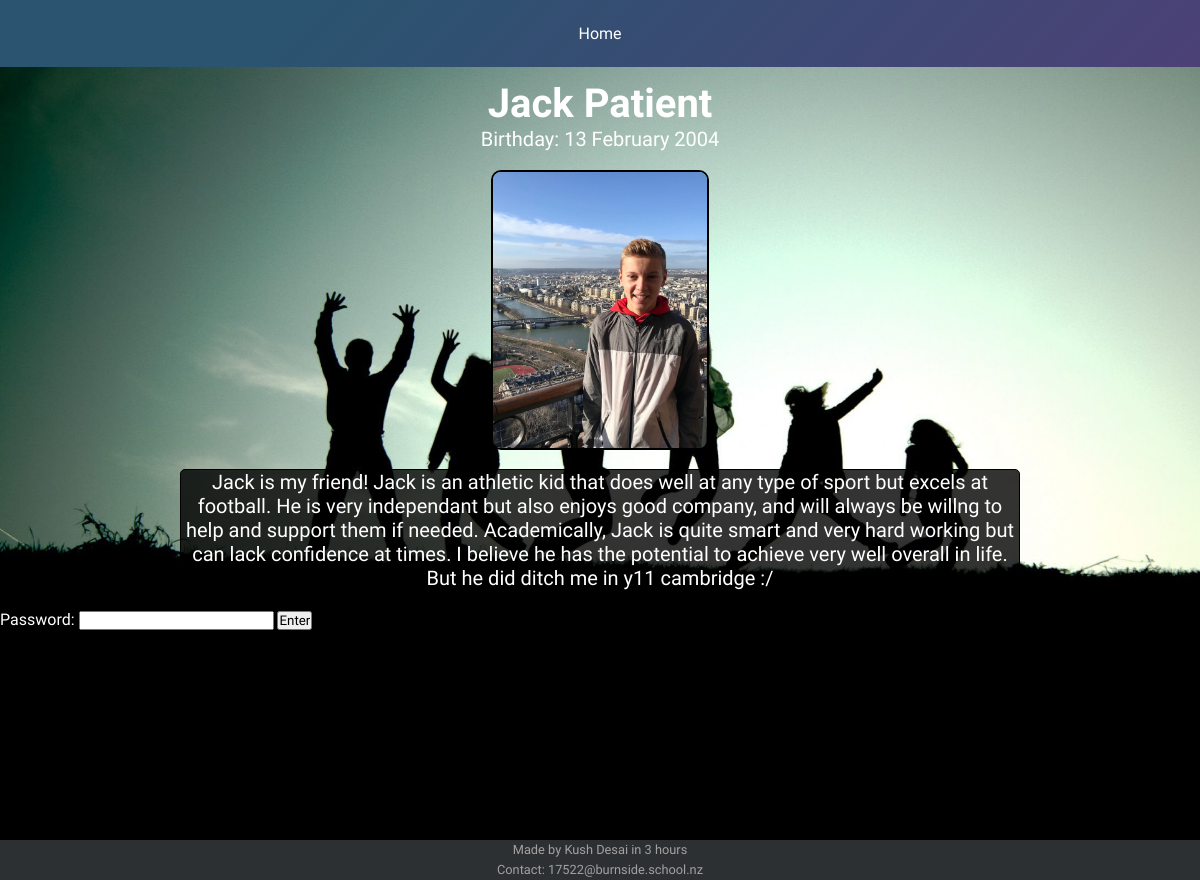
The app's page /friend/1 with its own data.
### tables this page shows
CREATE TABLE friend (id INTEGER PRIMARY KEY AUTOINCREMENT, name STRING, description TEXT, password STRING, message TEXT, image STRING, birthday STRING);

### main.py (the view, shortened to what this page needs)
@app.route('/friend/<int:id>', methods=['POST','GET'])
def friend(id):
    q = "SELECT * FROM Friend WHERE id = ?"
    val = (id, )
    friend = connect(q, val, single = True)
    print(friend)
    hidden = [""]
    return render_template('friend.html', friend = friend, hidden = hidden[0])

### main.py (called while the page is built)
@app.context_processor
def context_processor():
    return dict(title = app.config['TITLE'])

def connect(query, val = tuple(''), single = False):
    conn = sqlite3.connect(app.config['DATABASE'])
    cur = conn.cursor()
    if val:
        cur.execute(query, val)
    else:
        cur.execute(query)
    result = cur.fetchone() if single else cur.fetchall()
    conn.close()
    return result

### templates/friend.html (shortened to what this page needs)
{% extends 'layout.html' %} {% block content %}
<div class = 'friend'>
  <h1>{{ friend[1] }}</h1>
  <p>Birthday: {{friend[6]}}</p>
  <br>
  <img src = '{{ friend[5] }}' style="align-self:center;">
  <br>
  <div class = "text">
  <p>
    {{friend[2]}}
  </p>
  </div>
<br>
<form class = 'password' method="POST">
  <label>Password: </label>
  <input type ='password' name = 'password'>
  <input type = 'submit' value='Enter'>
</form>
<br>
</div>
{% endblock %}

### static/css/style.css (style rules this page uses)
* { margin:0; padding:0; box-sizing: border-box; font-family: 'Exo 2', sans-serif; }
body { color: white; background-image: url('/static/images/bg.jpg'); background-repeat: no-repeat; background-size: cover; }
h1 { font-size: 40px; text-align: center; padding: 0; margin: 0; }
p { font-size: 20px; color: white; text-align: center; }
img { border: 2px solid black; border-radius: 10px; max-height: 35vh; }
.text { margin: 0 auto; width: 70%; text-align: center; border: 1px solid black; border-radius: 5px; background: rgba(0,0,0,0.8); }
.friend { display: flex; justify-content: space-around; flex-direction: column; }

### records on screen
friend: name "Jack Patient", birthday "13 February 2004", image (picture), description "Jack is my friend! Jack is an athletic kid that does well at any type of sport but excels at football. He is very independant but also enjoys good company, and will always be willng to help and support them if needed. Academically, Jack is quite smart and very hard working but can lack confidence at times. I believe he has the potential to achieve very well overall in life. But he did ditch me in y11 cambridge :/"
